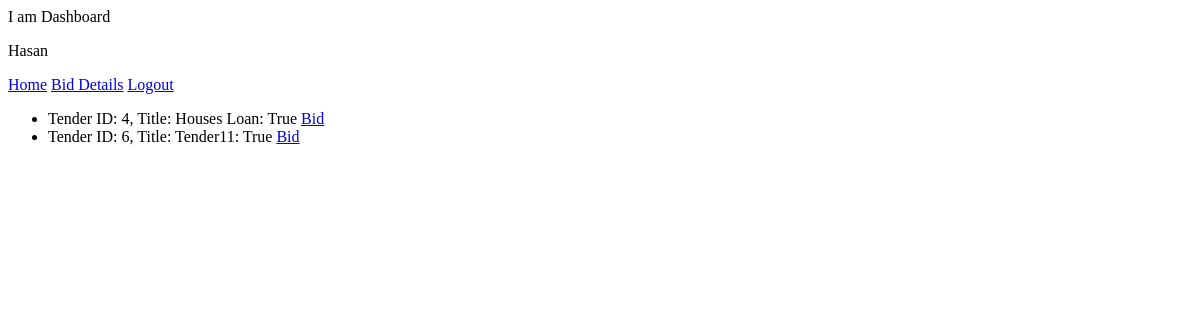
/dashboard/ (signed in), run on an earlier commit of the app's database.
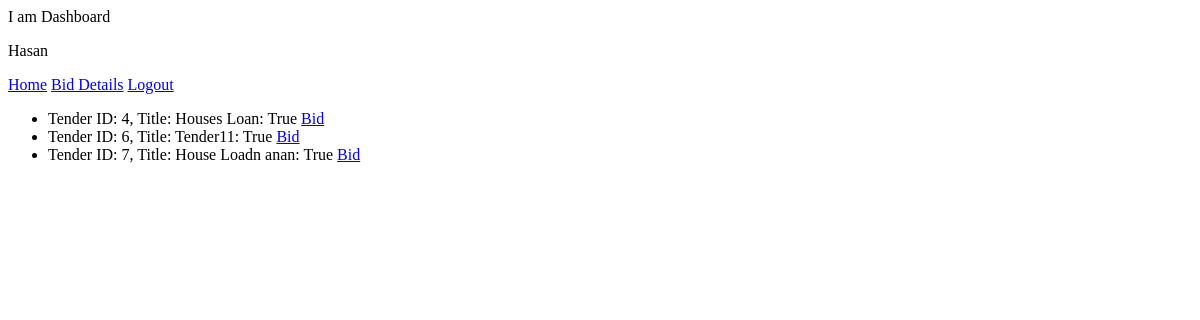
And on a later commit of the database.
### eadmin/models.py (models this page shows)
class particpants(models.Model):
    username = models.CharField(max_length=100,null=False, blank=False)
    password = models.CharField(max_length=100)
    contact = models.CharField(max_length=100)
    email = models.CharField(max_length=100)
    profile_picture = models.ImageField(upload_to=getFile,null=True,blank=True)
    created_at=models.DateTimeField(auto_now_add=True)

class tender(models.Model):
    title = models.CharField(max_length=100,null=False, blank=False)
    started_at = models.DateTimeField()
    ended_at = models.DateTimeField()
    img = models.ImageField(upload_to=getFile,null=True,blank=True)
    created_at=models.DateTimeField(auto_now_add=True)
    tenderNo = models.CharField(max_length=100,null=False,blank=False)
    status=  models.BooleanField(default=True)
    initalCotation = models.CharField(max_length=100,null=False,blank=False,default=0)

### eadmin/views.py (the view)
# urls.py: path("dashboard/",views.dashboard, name="dashboard"),
def dashboard(request):
    participant_info = getattr(request, 'participant_info', None)
    if not participant_info:
        return redirect('login')  # Redirect to login if participant_info is not available
    logger.warning(str(participant_info.id))  # Log participant ID
    tenders = getattr(request, 'tenderList', None)
    logger.warning(f"Tenders: {tenders}")
    return render(request, "e-participant/index.html", {'participant_info': participant_info,'tenders':tenders},)

### eadmin/tenderMiddleware.py (called while the page is built)
    def __call__(self, request):
        tenderList = None
        getTender = tender.objects.all()
        request.tenderList = getTender
        response = self.get_response(request)
        return response

### templates/e-participant/index.html
{% extends 'e-participant/layout.html' %}
{% block content %}
<ul>
    {% for tender in tenders %}
        <li>Tender ID: {{ tender.id }}, Title: {{ tender.title }}: {{ tender.status }} <a href="{% url 'viewBidDetails' tender_id=tender.id %}" >Bid</a></li>
    {% endfor %}
</ul>
{% endblock %}

### templates/e-participant/layout.html (shortened to what this page needs)
<html lang="en">
<head>
</head>
<body>
    <p>I am Dashboard</p>
    {% if participant_info %}
    <p>{{participant_info.username}}</p>
    {% endif%}
    <a href="{% url 'dashboard' %}">Home</a>
    <a href="{% url 'bid_details' %}">Bid Details</a>
    <a href="{% url 'index' %}">Logout</a>
    {% block content %}
    {% endblock  %}
</body>
</html>

What changed in the data, as far as the page shows it:
added tender: id "7", title "House Loadn anan", status "True"
